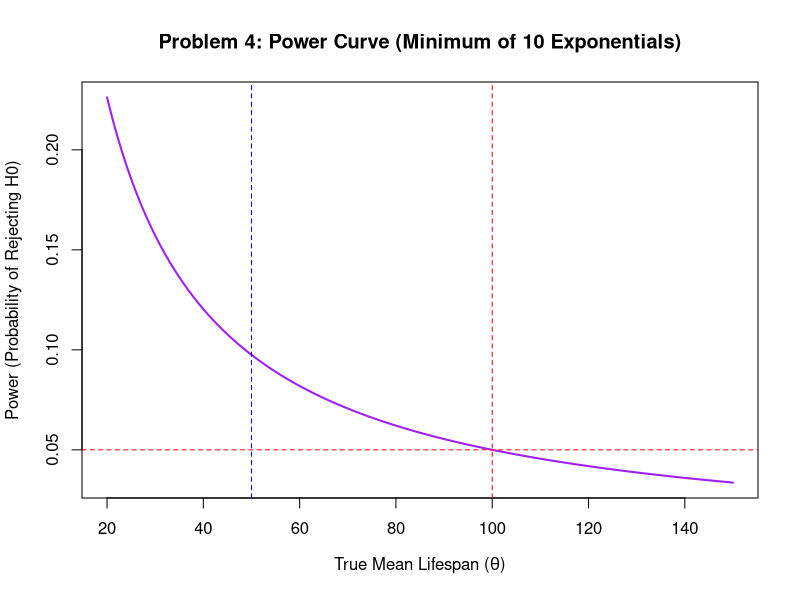
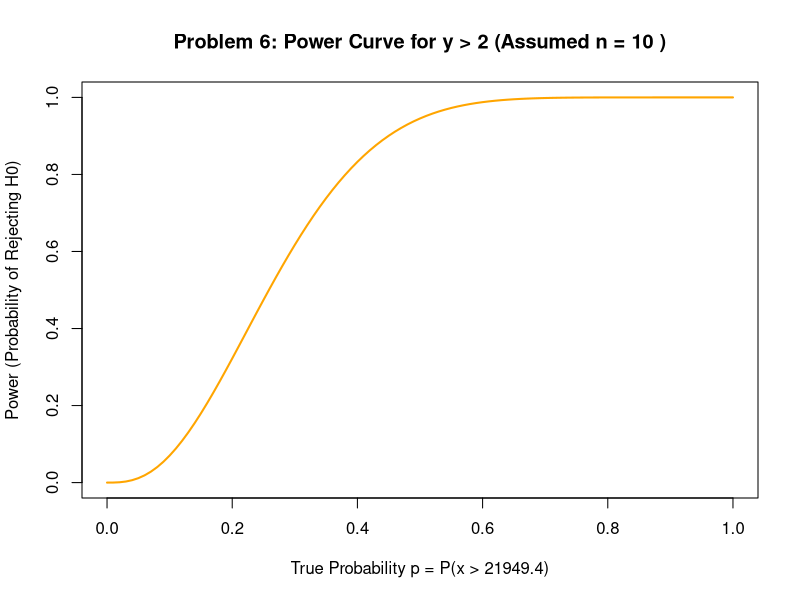
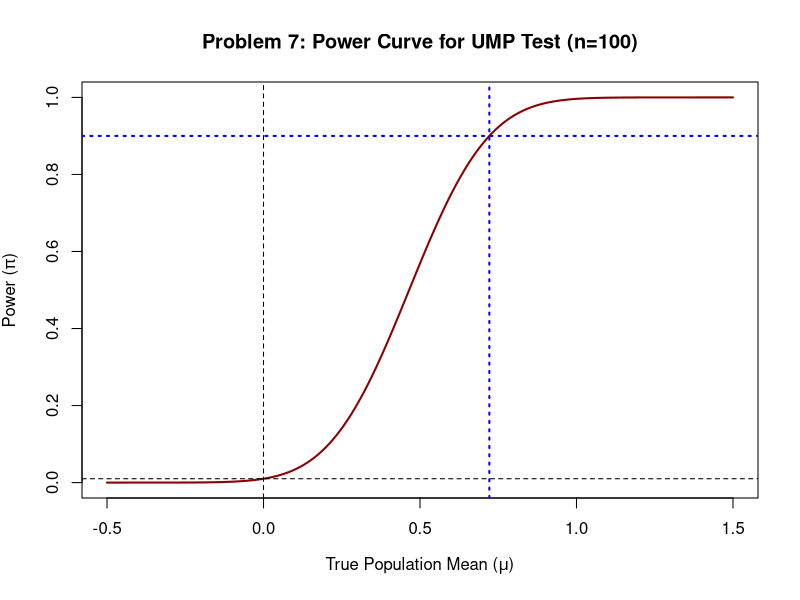

Here is the R script that generated these plots, in order:
# ==========================================
# Problem 4: Exponential Minimum Statistic
# ==========================================

# 1. Define Parameters
n <- 10              # Sample size
theta_null <- 100    # H0 mean parameter
alpha <- 0.05        # Level of significance

# Under H0, the rate of the minimum statistic 'u' is n / theta_null
rate_null <- n / theta_null 

# 2. Find the Critical Region (Lower tail because H1: theta = 50 is less than 100)
critical_u <- qexp(alpha, rate = rate_null)
cat("Reject H0 if u <", round(critical_u, 4), "hours\n")

# 3. Create a sequence of possible true theta values
# We range from 20 to 150 to see the curve around 50 and 100
theta_true <- seq(20, 150, by = 1)

# 4. Calculate Power for each true theta
# Power = P(u < critical_u | theta)
power_values <- pexp(critical_u, rate = n / theta_true)

# 5. Plot the Power Curve
plot(theta_true, power_values, type = "l", col = "purple", lwd = 2,
     main = "Problem 4: Power Curve (Minimum of 10 Exponentials)",
     xlab = expression("True Mean Lifespan (" * theta * ")"),
     ylab = "Power (Probability of Rejecting H0)")

# Add reference lines
abline(v = 100, col = "red", lty = 2)     # Null hypothesis
abline(h = 0.05, col = "red", lty = 2)    # Alpha level
abline(v = 50, col = "blue", lty = 2)     # Alternative hypothesis

# ==========================================
# 6. CONCLUSIONS & INTERPRETATIONS
# ==========================================
# Critical Region: 
# We reject the null hypothesis if the first tube fails before ~0.5129 hours.
#
# Power Curve Analysis:
# The curve shows that as the true mean lifespan (theta) decreases, the probability 
# of rejecting H0 increases. At exactly theta = 100, the power is 0.05 (alpha). 
# If the true mean drops to theta = 50 (the specific alternative H1), the power 
# is approximately 0.0975. This is relatively low power, indicating that testing 
# only 10 tubes and making a decision solely based on the *first* failure is not a 
# very sensitive test for distinguishing between a 100-hour and 50-hour mean lifespan.

# ==========================================
# Problem 6: Binomial Count Threshold[cite: 8]
# ==========================================

# 1. Define Parameters
n_assumed <- 10      # Assumed sample size (missing in text)[cite: 8]
critical_y <- 2      # Reject H0 if y > 2[cite: 8]

# 2. Critical Region
# The problem states explicitly: "If observed y is greater than 2, 
# null hypothesis is rejected." Therefore, Critical Region is y = {3, 4, ..., n}[cite: 8].

# 3. Create a sequence of true probabilities 'p'
# p represents the true probability that an observation x > 21949.4
p_true <- seq(0, 1, by = 0.01)

# 4. Calculate Power for each true p
# Power = P(y > 2 | p) = 1 - P(y <= 2 | p)
power_values <- 1 - pbinom(critical_y, size = n_assumed, prob = p_true)

# 5. Plot the Power Curve
plot(p_true, power_values, type = "l", col = "orange", lwd = 2,
     main = paste("Problem 6: Power Curve for y > 2 (Assumed n =", n_assumed, ")"),
     xlab = "True Probability p = P(x > 21949.4)",
     ylab = "Power (Probability of Rejecting H0)")

# ==========================================
# 6. CONCLUSIONS & INTERPRETATIONS
# ==========================================
# Critical Region: 
# The critical region is predefined by the problem as y > 2 (i.e., 3 or more)[cite: 8].
#
# Power Curve Analysis:
# The power curve is an S-shaped curve monotonically increasing from 0 to 1. 
# Because the exact null hypothesis is not provided in the text, we cannot pinpoint 
# the level of significance (alpha). However, the curve shows that as the underlying 
# probability of an observation exceeding 21949.4 increases, the likelihood of 
# counting more than 2 such observations approaches 100%.

# ==========================================
# Problem 7: UMP Test for Normal Mean[cite: 8]
# ==========================================

# 1. Define Parameters
n <- 100             # Sample size[cite: 8]
sigma_sq <- 4        # Population variance[cite: 8]
mu_null <- 0         # H0 mean[cite: 8]
alpha <- 0.01        # Size of the test[cite: 8]
target_power <- 0.9  # Target power[cite: 8]

# Standard error of the sample mean
se <- sqrt(sigma_sq / n)  # sqrt(4/100) = 0.2

# 2. Find the UMP Critical Region (Right-tailed)[cite: 8]
# Find 'c' such that P(X_bar > c | mu = 0) = 0.01
critical_c <- qnorm(1 - alpha, mean = mu_null, sd = se)
cat("UMP Critical Region: Reject H0 if X_bar >", round(critical_c, 4), "\n")

# 3. Find the value of mu at which Power is 0.9[cite: 8]
# We need mu such that P(X_bar > critical_c | mu) = 0.9
# This means critical_c is the 10th percentile (1 - 0.9) of the N(mu, se) distribution.
# Z = (critical_c - mu) / se => qnorm(0.1) = (critical_c - mu) / se
z_power <- qnorm(1 - target_power)
mu_target <- critical_c - (z_power * se)
cat("Value of mu for Power = 0.9 is:", round(mu_target, 4), "\n")

# 4. Create a sequence of true means and calculate power
mu_true <- seq(-0.5, 1.5, by = 0.01)
power_values <- 1 - pnorm(critical_c, mean = mu_true, sd = se)

# 5. Plot the Power Curve
plot(mu_true, power_values, type = "l", col = "darkred", lwd = 2,
     main = "Problem 7: Power Curve for UMP Test (n=100)",
     xlab = expression("True Population Mean (" * mu * ")"),
     ylab = expression("Power (" * pi * ")"))

# Add reference lines
abline(v = 0, col = "black", lty = 2)                     # H0[cite: 8]
abline(h = 0.01, col = "black", lty = 2)                  # Alpha[cite: 8]
abline(v = mu_target, col = "blue", lty = 3, lwd = 2)     # Target mu
abline(h = 0.9, col = "blue", lty = 3, lwd = 2)           # Target power

# ==========================================
# 6. CONCLUSIONS & INTERPRETATIONS
# ==========================================
# UMP Test Procedure: 
# The Uniformly Most Powerful test of size 0.01 is to calculate the sample mean 
# of the 100 observations and reject the null hypothesis if it exceeds ~0.4653.
#
# Finding mu for Power = 0.9:
# To achieve a 90% probability of correctly rejecting the null hypothesis, the 
# true population mean must be exactly 0.7216. 
#
# Power Curve Analysis:
# The power curve rises sharply from 0.01 at mu = 0 to nearly 1.0 as the true mean 
# approaches 1.0, visually confirming the calculated target mu at the 90% power mark.
